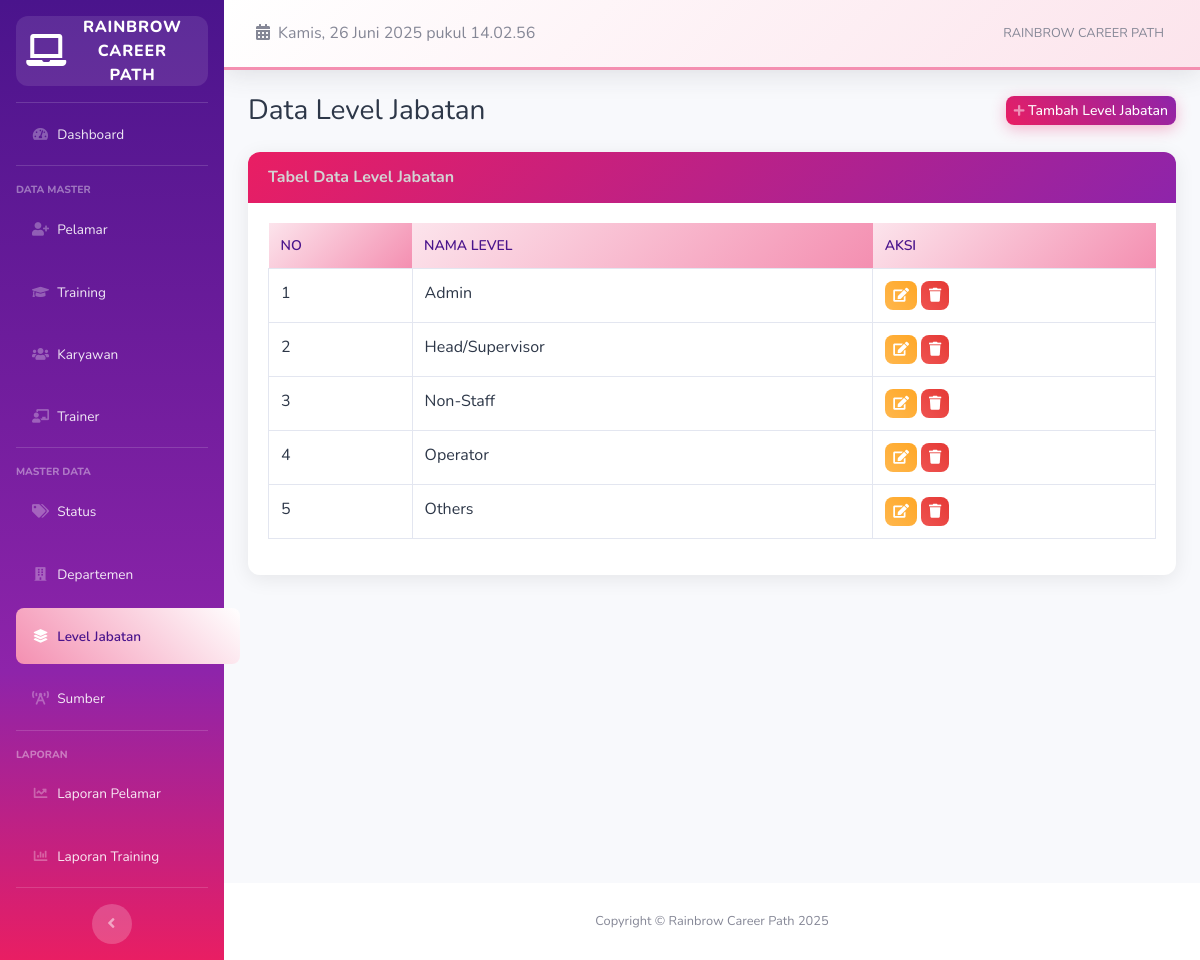
The page /index.php/level_jabatan on the database its author committed.
### tables this page shows
CREATE TABLE `level_jabatan` (
  `id` int(11) NOT NULL,
  `nama_level` varchar(50) NOT NULL,
  `created_at` timestamp NOT NULL DEFAULT current_timestamp()
);

### application/controllers/Level_jabatan.php (called while the page is built, shortened)
<?php
class Level_jabatan extends CI_Controller {
    public function __construct() {
        $this->load->model('Level_jabatan_model');
    }
    public function index() {
        $data['level_jabatan'] = $this->Level_jabatan_model->get_all();
        $this->load->view('templates/header');
        $this->load->view('templates/sidebar');
        $this->load->view('level_jabatan/index', $data);
        $this->load->view('templates/footer');
    }
}

### index.php (called while the page is built, shortened)
<?php
require_once BASEPATH.'core/CodeIgniter.php';

### application/models/Level_jabatan_model.php (called while the page is built, shortened)
<?php
class Level_jabatan_model extends CI_Model {
    public function get_all() {
        $this->db->order_by('nama_level', 'ASC');
        return $this->db->get('level_jabatan')->result();
    }
}

### application/views/level_jabatan/index.php (the view)
<div class="d-sm-flex align-items-center justify-content-between mb-4">
    <h1 class="h3 mb-0 text-gray-800">Data Level Jabatan</h1>
    <a href="<?= base_url('level_jabatan/add') ?>" class="btn btn-sm btn-primary shadow-sm">
        <i class="fas fa-plus fa-sm text-white-50"></i> Tambah Level Jabatan
    </a>
</div>
<div class="card shadow mb-4">
    <div class="card-header py-3">
        <h6 class="m-0 font-weight-bold text-primary">Tabel Data Level Jabatan</h6>
    </div>
    <div class="card-body">
        <div class="table-responsive">
            <table class="table table-bordered table-hover" width="100%" cellspacing="0">
                <thead class="bg-light">
                    <tr>
                        <th>No</th>
                        <th>Nama Level</th>
                        <th>Aksi</th>
                    </tr>
                </thead>
                <tbody>
                    <?php $no = 1; foreach($level_jabatan as $row): ?>
                    <tr>
                        <td><?= $no++ ?></td>
                        <td><?= $row->nama_level ?></td>
                        <td>
                            <a href="<?= base_url('level_jabatan/edit/'.$row->id) ?>" class="btn btn-warning btn-sm">
                                <i class="fas fa-edit"></i>
                            </a>
                            <a href="<?= base_url('level_jabatan/delete/'.$row->id) ?>" class="btn btn-danger btn-sm" onclick="return confirm('Hapus level jabatan?')">
                                <i class="fas fa-trash"></i>
                            </a>
                        </td>
                    </tr>
                    <?php endforeach; ?>
                </tbody>
            </table>
        </div>
    </div>
</div>

### assets/css/custom.css (style rules this page uses)
:root { --salon-pink: #E91E63; --salon-purple: #8E24AA; --salon-rose: #F48FB1; --salon-lavender: #CE93D8; --salon-dark: #4A148C; --salon-light: #FCE4EC; }
.btn-primary, .btn-primary:not(:disabled):not(.disabled):active, .btn-primary:not(:disabled):not(.disabled).active { background: linear-gradient(45deg, var(--salon-pink), var(--salon-purple)) !important; border: none !important; color: white !important; box-shadow: 0 4px 15px rgba(233, 30, 99, 0.3) !important; }
.text-primary { color: var(--salon-pink) !important; }
.card { border: none !important; border-radius: 12px !important; box-shadow: 0 4px 20px rgba(0, 0, 0, 0.08) !important; transition: all 0.3s ease; }
.card-header { background: linear-gradient(135deg, var(--salon-pink), var(--salon-purple)) !important; color: white !important; border-radius: 12px 12px 0 0 !important; border-bottom: none !important; }
.table thead th { background: linear-gradient(135deg, var(--salon-light), var(--salon-rose)) !important; color: var(--salon-dark) !important; border: none !important; font-weight: 600; text-transform: uppercase; font-size: 0.875rem; }
.btn { border-radius: 8px !important; font-weight: 500; transition: all 0.3s ease; }
.btn-warning { background: linear-gradient(45deg, #FFB74D, #FFA726) !important; border: none !important; color: white !important; }
.btn-danger { background: linear-gradient(45deg, #EF5350, #E53935) !important; border: none !important; color: white !important; }
.text-gray-800, h1, h2, h3, h4, h5, h6 { color: #2d3748 !important; }
.card-body, .table tbody td { color: #2d3748 !important; }
.card { border: none !important; border-radius: 12px !important; box-shadow: 0 4px 20px rgba(0, 0, 0, 0.08) !important; }
.btn { border-radius: 8px !important; font-weight: 500; }
*, *::before, *::after { transition: none !important; animation: none !important; transform: none !important; }
.text-primary, .m-0.font-weight-bold.text-primary { color: lightgray !important; }

### rows shown on the page
level_jabatan: nama_level "Admin"
level_jabatan: nama_level "Head/Supervisor"
level_jabatan: nama_level "Non-Staff"
level_jabatan: nama_level "Operator"
level_jabatan: nama_level "Others"
